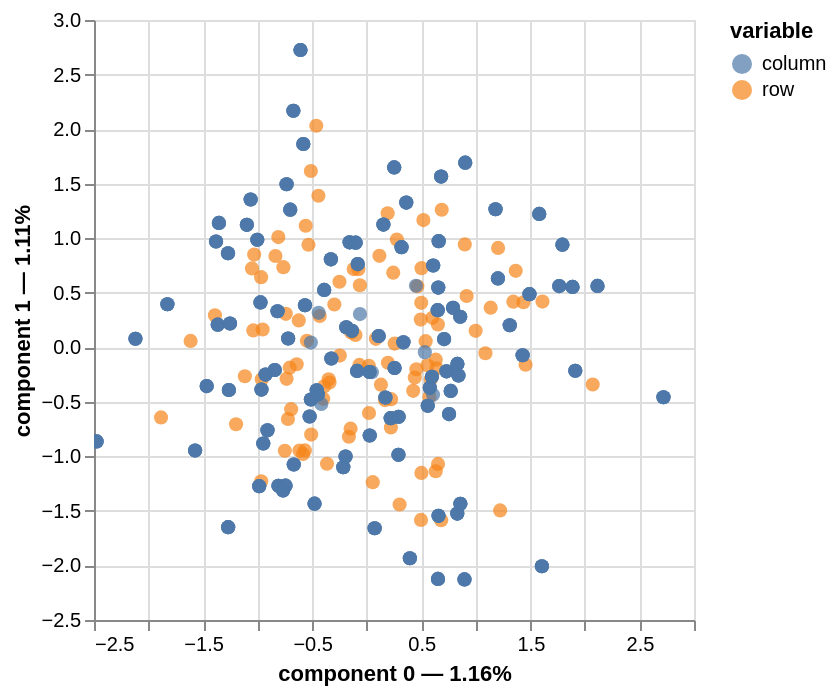

Write notebook code for a chart like this one.
### Code cell
import pandas as pd
import numpy as np
import prince
import matplotlib.pyplot as plt

#print("--- Sample Categorical Dataset Head ---")
#print(df.head())
#print("\nTarget Distribution:")
#print(df['Target'].value_counts())
#print("---------------------------------------\n")
mca = prince.MCA(
    n_components=2,
    n_iter=3,
    copy=True,
    check_input=True,
    engine='sklearn'
)
X = df.copy()
mca = mca.fit(df)
#coords = mca.transform(X)
ax = mca.plot(df)
ax
# Plot the coordinates
#plt.figure(figsize=(8, 6))
#plt.scatter(coords.iloc[:, 0], coords.iloc[:, 1])
#plt.xlabel('Component 1')
#plt.ylabel('Component 2')
#plt.title('MCA Coordinates')
#plt.grid(True)
#plt.show()

### Figure 1 — Vega-Lite specification as saved in the notebook (floating-point values rounded to 4 significant figures; data arrays with more than 128 entries replaced by an {"elided": "..."} marker saying what was removed)
{"config": {"view": {"continuousWidth": 300, "continuousHeight": 300}}, "layer": [{"data": {"name": "data-ef517f7616e0103cc3f0fe630e38b118"}, "mark": {"type": "circle", "size": 50}, "encoding": {"color": {"field": "variable", "type": "nominal"}, "tooltip": [{"field": "variable", "type": "nominal"}, {"field": "value", "type": "nominal"}, {"field": "component 0", "type": "quantitative"}, {"field": "component 1", "type": "quantitative"}], "x": {"axis": {"title": "component 0 — 1.16%"}, "field": "component 0", "scale": {"zero": false}, "type": "quantitative"}, "y": {"axis": {"title": "component 1 — 1.11%"}, "field": "component 1", "scale": {"zero": false}, "type": "quantitative"}}, "name": "view_2"}, {"data": {"name": "data-d8132dd4ca20a8e16833c23769048552"}, "mark": {"type": "circle", "size": 50}, "encoding": {"color": {"field": "variable", "type": "nominal"}, "tooltip": [{"field": "variable", "type": "nominal"}, {"field": "value", "type": "nominal"}, {"field": "component 0", "type": "quantitative"}, {"field": "component 1", "type": "quantitative"}], "x": {"axis": {"title": "component 0 — 1.16%"}, "field": "component 0", "scale": {"zero": false}, "type": "quantitative"}, "y": {"axis": {"title": "component 1 — 1.11%"}, "field": "component 1", "scale": {"zero": false}, "type": "quantitative"}}}], "params": [{"name": "param_4", "select": {"type": "interval", "encodings": ["x", "y"]}, "bind": "scales", "views": ["view_2"]}], "$schema": "https://vega.github.io/schema/vega-lite/v5.20.1.json", "datasets": {"data-ef517f7616e0103cc3f0fe630e38b118": [{"component 0": -0.7416, "component 1": 0.3066, "variable": "row", "value": "0", "label": 0}, {"component 0": -1.032, "component 1": 0.8494, "variable": "row", "value": "1", "label": 1}, {"component 0": -0.07718, "component 1": 0.7147, "variable": "row", "value": "2", "label": 2}, {"component 0": 0.5862, "component 1": -0.298, "variable": "row", "value": "3", "label": 3}, {"component 0": -1.052, "component 1": 0.7227, "variable": "row", "value": "4", "label": 4}, {"component 0": -0.8368, "component 1": 0.8363, "variable": "row", "value": "5", "label": 5}, {"component 0": -0.5594, "component 1": 1.114, "variable": "row", "value": "6", "label": 6}, {"component 0": -0.5484, "component 1": 0.05957, "variable": "row", "value": "7", "label": 7}, {"component 0": -1.391, "component 1": 0.2937, "variable": "row", "value": "8", "label": 8}, {"component 0": 1.223, "component 1": -1.496, "variable": "row", "value": "9", "label": 9}, {"component 0": 1.088, "component 1": -0.05479, "variable": "row", "value": "10", "label": 10}, {"component 0": 0.6527, "component 1": 0.2087, "variable": "row", "value": "11", "label": 11}, {"component 0": 0.02081, "component 1": -0.603, "variable": "row", "value": "12", "label": 12}, {"component 0": 0.01964, "component 1": -0.1691, "variable": "row", "value": "13", "label": 13}, {"component 0": -0.2969, "component 1": 0.3918, "variable": "row", "value": "14", "label": 14}, {"component 0": 0.6329, "component 1": -0.1135, "variable": "row", "value": "15", "label": 15}, {"component 0": -0.7222, "component 1": -0.6571, "variable": "row", "value": "16", "label": 16}, {"component 0": -0.1194, "component 1": 0.7167, "variable": "row", "value": "17", "label": 17}, {"component 0": 0.2429, "component 1": 0.6837, "variable": "row", "value": "18", "label": 18}, {"component 0": -0.2501, "component 1": 0.6008, "variable": "row", "value": "19", "label": 19}, {"component 0": -0.5839, "component 1": -0.9782, "variable": "row", "value": "20", "label": 20}, {"component 0": 0.4953, "component 1": 0.2537, "variable": "row", "value": "21", "label": 21}, {"component 0": -0.06723, "component 1": -0.1616, "variable": "row", "value": "22", "label": 22}, {"component 0": 0.1918, "component 1": 1.229, "variable": "row", "value": "23", "label": 23}, {"component 0": -0.5339, "component 1": 0.94, "variable": "row", "value": "24", "label": 24}, {"component 0": 0.501, "component 1": -1.151, "variable": "row", "value": "25", "label": 25}, {"component 0": 0.0835, "component 1": 0.07732, "variable": "row", "value": "26", "label": 26}, {"component 0": -0.764, "component 1": 0.7344, "variable": "row", "value": "27", "label": 27}, {"component 0": 0.5748, "component 1": -0.4562, "variable": "row", "value": "28", "label": 28}, {"component 0": 0.4553, "component 1": -0.2017, "variable": "row", "value": "29", "label": 29}, {"component 0": 0.9983, "component 1": 0.1504, "variable": "row", "value": "30", "label": 30}, {"component 0": 0.6536, "component 1": -1.069, "variable": "row", "value": "31", "label": 31}, {"component 0": 0.2215, "component 1": -0.7347, "variable": "row", "value": "32", "label": 32}, {"component 0": -0.1032, "component 1": 0.113, "variable": "row", "value": "33", "label": 33}, {"component 0": 0.6322, "component 1": -1.136, "variable": "row", "value": "34", "label": 34}, {"component 0": -0.4625, "component 1": 2.031, "variable": "row", "value": "35", "label": 35}, {"component 0": 1.366, "component 1": 0.7009, "variable": "row", "value": "36", "label": 36}, {"component 0": -0.1428, "component 1": 0.1364, "variable": "row", "value": "37", "label": 37}, {"component 0": -0.706, "component 1": -0.1867, "variable": "row", "value": "38", "label": 38}, {"component 0": 1.611, "component 1": 0.4191, "variable": "row", "value": "39", "label": 39}, {"component 0": 0.426, "component 1": -0.3992, "variable": "row", "value": "40", "label": 40}, {"component 0": -0.5121, "component 1": 1.616, "variable": "row", "value": "41", "label": 41}, {"component 0": 2.071, "component 1": -0.3412, "variable": "row", "value": "42", "label": 42}, {"component 0": 1.136, "component 1": 0.3628, "variable": "row", "value": "43", "label": 43}, {"component 0": -0.1636, "component 1": -0.8199, "variable": "row", "value": "44", "label": 44}, {"component 0": -0.247, "component 1": -0.07641, "variable": "row", "value": "45", "label": 45}, {"component 0": -0.3897, "component 1": -0.3571, "variable": "row", "value": "46", "label": 46}, {"component 0": 0.3011, "component 1": -1.442, "variable": "row", "value": "47", "label": 47}, {"component 0": 0.6405, "component 1": -0.1927, "variable": "row", "value": "48", "label": 48}, {"component 0": -0.4426, "component 1": 1.389, "variable": "row", "value": "49", "label": 49}, {"component 0": -0.3642, "component 1": -1.068, "variable": "row", "value": "50", "label": 50}, {"component 0": -0.8104, "component 1": 1.01, "variable": "row", "value": "51", "label": 51}, {"component 0": -0.642, "component 1": -0.1553, "variable": "row", "value": "52", "label": 52}, {"component 0": 0.1944, "component 1": -0.1418, "variable": "row", "value": "53", "label": 53}, {"component 0": 0.2562, "component 1": 0.03367, "variable": "row", "value": "54", "label": 54}, {"component 0": -0.9684, "component 1": 0.6426, "variable": "row", "value": "55", "label": 55}, {"component 0": -0.6928, "component 1": -0.5675, "variable": "row", "value": "56", "label": 56}, {"component 0": 1.456, "component 1": -0.1606, "variable": "row", "value": "57", "label": 57}, {"component 0": 0.4404, "component 1": -0.2771, "variable": "row", "value": "58", "label": 58}, {"component 0": 0.5568, "component 1": -0.1645, "variable": "row", "value": "59", "label": 59}, {"component 0": -0.341, "component 1": -0.3229, "variable": "row", "value": "60", "label": 60}, {"component 0": 1.204, "component 1": 0.9108, "variable": "row", "value": "61", "label": 61}, {"component 0": -1.614, "component 1": 0.05811, "variable": "row", "value": "62", "label": 62}, {"component 0": 0.1674, "component 1": -0.4842, "variable": "row", "value": "63", "label": 63}, {"component 0": 0.4974, "component 1": -1.583, "variable": "row", "value": "64", "label": 64}, {"component 0": -1.04, "component 1": 0.1544, "variable": "row", "value": "65", "label": 65}, {"component 0": 0.1164, "component 1": 0.8383, "variable": "row", "value": "66", "label": 66}, {"component 0": 0.6876, "component 1": 1.261, "variable": "row", "value": "67", "label": 67}, {"component 0": -0.5094, "component 1": -0.8005, "variable": "row", "value": "68", "label": 68}, {"component 0": 0.5023, "component 1": 0.7251, "variable": "row", "value": "69", "label": 69}, {"component 0": -0.349, "component 1": -0.2939, "variable": "row", "value": "70", "label": 70}, {"component 0": -0.9672, "component 1": -1.229, "variable": "row", "value": "71", "label": 71}, {"component 0": -1.885, "component 1": -0.6429, "variable": "row", "value": "72", "label": 72}, {"component 0": -1.117, "component 1": -0.2652, "variable": "row", "value": "73", "label": 73}, {"component 0": 0.6025, "component 1": 0.2696, "variable": "row", "value": "74", "label": 74}, {"component 0": 0.4996, "component 1": 0.4075, "variable": "row", "value": "75", "label": 75}, {"component 0": 0.223, "component 1": -0.4754, "variable": "row", "value": "76", "label": 76}, {"component 0": 0.899, "component 1": 0.9426, "variable": "row", "value": "77", "label": 77}, {"component 0": 1.437, "component 1": 0.4124, "variable": "row", "value": "78", "label": 78}, {"component 0": 0.5192, "component 1": 1.166, "variable": "row", "value": "79", "label": 79}, {"component 0": -0.9542, "component 1": 0.1625, "variable": "row", "value": "80", "label": 80}, {"component 0": 1.344, "component 1": 0.4182, "variable": "row", "value": "81", "label": 81}, {"component 0": -0.7347, "component 1": -0.2892, "variable": "row", "value": "82", "label": 82}, {"component 0": -0.5667, "component 1": -0.9455, "variable": "row", "value": "83", "label": 83}, {"component 0": -0.7504, "component 1": -0.9487, "variable": "row", "value": "84", "label": 84}, {"component 0": -0.6226, "component 1": 0.2464, "variable": "row", "value": "85", "label": 85}, {"component 0": 0.2762, "component 1": 0.9883, "variable": "row", "value": "86", "label": 86}, {"component 0": 0.4641, "component 1": 0.5589, "variable": "row", "value": "87", "label": 87}, {"component 0": 0.5401, "component 1": 0.05588, "variable": "row", "value": "88", "label": 88}, {"component 0": 0.05525, "component 1": -1.236, "variable": "row", "value": "89", "label": 89}, {"component 0": -0.1478, "component 1": -0.7464, "variable": "row", "value": "90", "label": 90}, {"component 0": -0.4309, "component 1": 0.287, "variable": "row", "value": "91", "label": 91}, {"component 0": -0.9623, "component 1": -0.292, "variable": "row", "value": "92", "label": 92}, {"component 0": 0.6824, "component 1": -1.586, "variable": "row", "value": "93", "label": 93}, {"component 0": 0.1303, "component 1": -0.3427, "variable": "row", "value": "94", "label": 94}, {"component 0": 0.9158, "component 1": 0.4705, "variable": "row", "value": "95", "label": 95}, {"component 0": -1.198, "component 1": -0.7052, "variable": "row", "value": "96", "label": 96}, {"component 0": -0.3986, "component 1": -0.4729, "variable": "row", "value": "97", "label": 97}, {"component 0": -0.6164, "component 1": -0.9467, "variable": "row", "value": "98", "label": 98}, {"component 0": -0.06273, "component 1": 0.5682, "variable": "row", "value": "99", "label": 99}], "data-d8132dd4ca20a8e16833c23769048552": {"elided": "408 records"}}}
